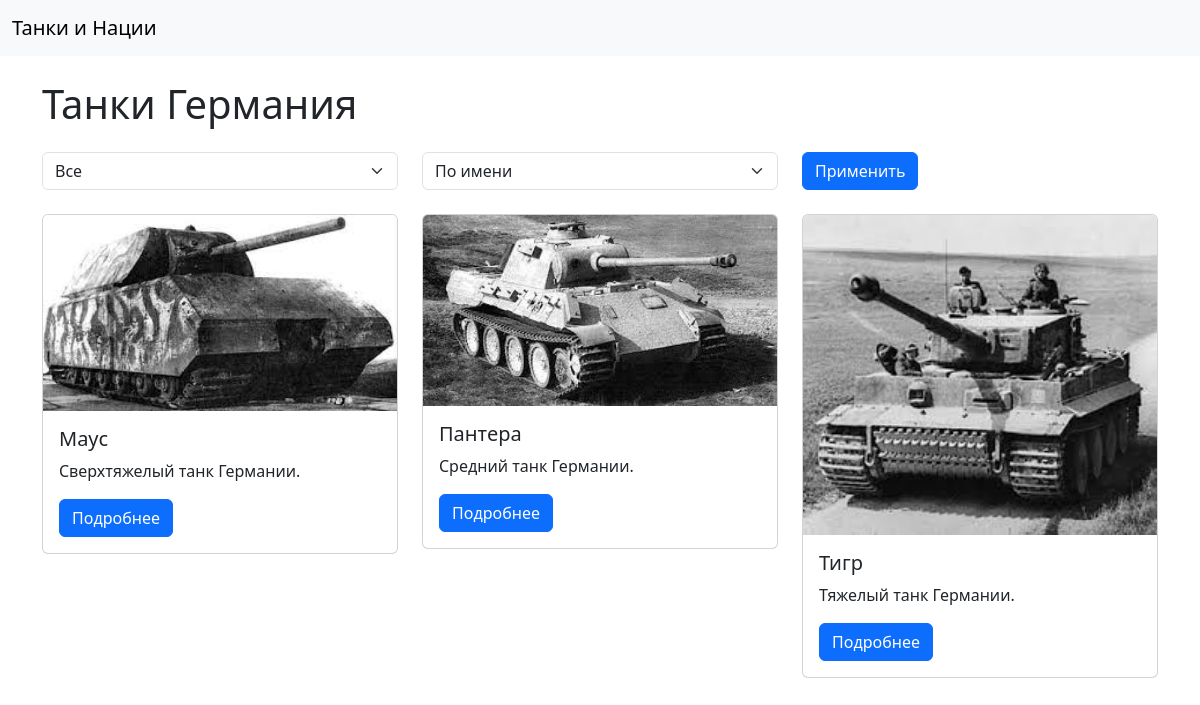
/nation/1, run on the app's committed database.
### app/models.py (models this page shows, shortened)
class Nation(db.Model):
    id = db.Column(db.Integer, primary_key=True)
    name = db.Column(db.String(100), nullable=False)
    description = db.Column(db.Text, nullable=False)

class Tank(db.Model):
    id = db.Column(db.Integer, primary_key=True)
    name = db.Column(db.String(100), nullable=False)
    description = db.Column(db.Text, nullable=False)
    photo = db.Column(db.String(200), nullable=True)
    nation_id = db.Column(db.Integer, db.ForeignKey('nation.id'), nullable=False)
    type = db.Column(db.String(50), nullable=True)
    nation = db.relationship('Nation', backref=db.backref('tanks', lazy=True))

### app/routes.py (the view)
    @app.route('/nation/<int:nation_id>')
    def nation_detail(nation_id):
        nation = Nation.query.get_or_404(nation_id)
        tanks_query = Tank.query.filter_by(nation_id=nation.id)
        tank_type = request.args.get('type')
        if tank_type:
            tanks_query = tanks_query.filter_by(type=tank_type)
        sort_by = request.args.get('sort_by', 'name')
        if sort_by == 'rating':
            tanks_query = tanks_query.outerjoin(Rating).group_by(Tank.id).order_by(db.func.avg(Rating.score).desc())
        else:
            tanks_query = tanks_query.order_by(Tank.name)
        tanks = tanks_query.all()
        return render_template('nation_detail.html', nation=nation, tanks=tanks, tank_type=tank_type, sort_by=sort_by)

### app/templates/nation_detail.html (shortened to what this page needs)
{% extends 'base.html' %}
{% block content %}
    <h1 class="mb-4">Танки {{ nation.name }}</h1>
    <form method="get" class="mb-4">
        <div class="row">
            <div class="col-md-4">
                <select name="type" class="form-select">
                    <option value="">Все</option>
                </select>
            </div>
            <div class="col-md-4">
                <select name="sort_by" class="form-select">
                    <option value="name" {% if sort_by == 'name' %}selected{% endif %}>По имени</option>
                </select>
            </div>
            <div class="col-md-4">
                <button type="submit" class="btn btn-primary">Применить</button>
            </div>
        </div>
    </form>
    <div class="row">
        {% for tank in tanks %}
            <div class="col-md-4">
                <div class="card mb-4">
                    <img src="{{ url_for('static', filename='images/' + tank.photo) }}" class="card-img-top" alt="{{ tank.name }}">
                    <div class="card-body">
                        <h5 class="card-title">{{ tank.name }}</h5>
                        <p class="card-text">{{ tank.description }}</p>
                        <a href="{{ url_for('tank_detail', tank_id=tank.id) }}" class="btn btn-primary">Подробнее</a>
                    </div>
                </div>
            </div>
        {% endfor %}
    </div>
{% endblock %}

### app/templates/base.html (shortened to what this page needs)
<!DOCTYPE html>
<html lang="en">
<head>
    <link href="https://cdn.jsdelivr.net/npm/bootstrap@5.3.0-alpha3/dist/css/bootstrap.min.css" rel="stylesheet">
</head>
<body>
    <nav class="navbar navbar-expand-lg navbar-light bg-light">
        <div class="container-fluid">
            <a class="navbar-brand" href="{{ url_for('index') }}">Танки и Нации</a>
        </div>
    </nav>
    <div class="container mt-4">
        {% block content %}{% endblock %}
    </div>
</body>
</html>

### data on the page
Nation: name "Германия"
Tank: photo (picture), name "Маус", description "Сверхтяжелый танк Германии."
Tank: photo (picture), name "Пантера", description "Средний танк Германии."
Tank: photo (picture), name "Тигр", description "Тяжелый танк Германии."
